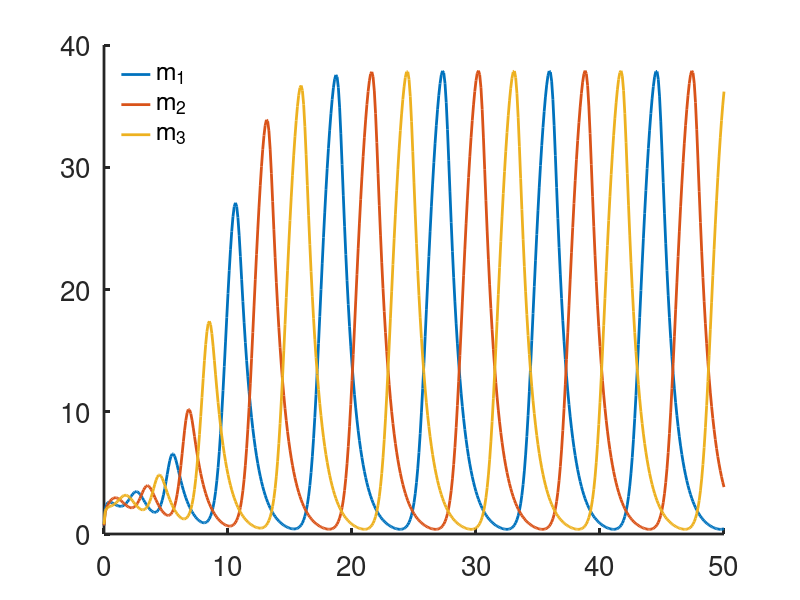

Write MATLAB code to recreate this figure.
% 
% For Keener and Sneyd, Mathematical Physiology, Third Edition, Chapter 10

%  -------------------------------------------------------------------
%
%   The repressilator (Elowitz and Leibler (2000) Nature, 403, 335).
%
%   For Chapter 10, Section 10.1.2 of
%   Keener and Sneyd, Mathematical Physiology, 3rd Edition, Springer.
% 
%   Written by James Keener and James Sneyd.
% 
%  ------------------------------------------------------------------- 
function repressilator 

clear all
close all
clc
set(0,                           ...
   'defaultaxesfontsize', 20,   ...
   'defaultaxeslinewidth', 2.0, ...
   'defaultlinelinewidth', 2.0);
global  alpha n 

% parameters

alpha = 50;
S = 0;
n = 3;
m1=0.7 ;
m2=m1;
m3=0.8;

init=[m1,m2,m3];
total=50;
tstep = 0.1;

tspan = [0:tstep:total];
[T,S] = ode23(@deRHS,tspan, init, odeset('maxstep',10));  

figure(1)
plot(T,S(:,1),T,S(:,2),T,S(:,3))
legend('boxoff')
legend('m_1','m_2','m_3','location','northwest')
box off

%%
function s_prime=deRHS(t,s) 
global  alpha n 

m1=s(1); 
m2=s(2);
m3=s(3);

m1p =  alpha/(1+m2^n) - m1;
m2p =  alpha/(1+m3^n) - m2;
m3p =  alpha/(1+m1^n) - m3;

s_prime =[m1p;m2p;m3p];
 
